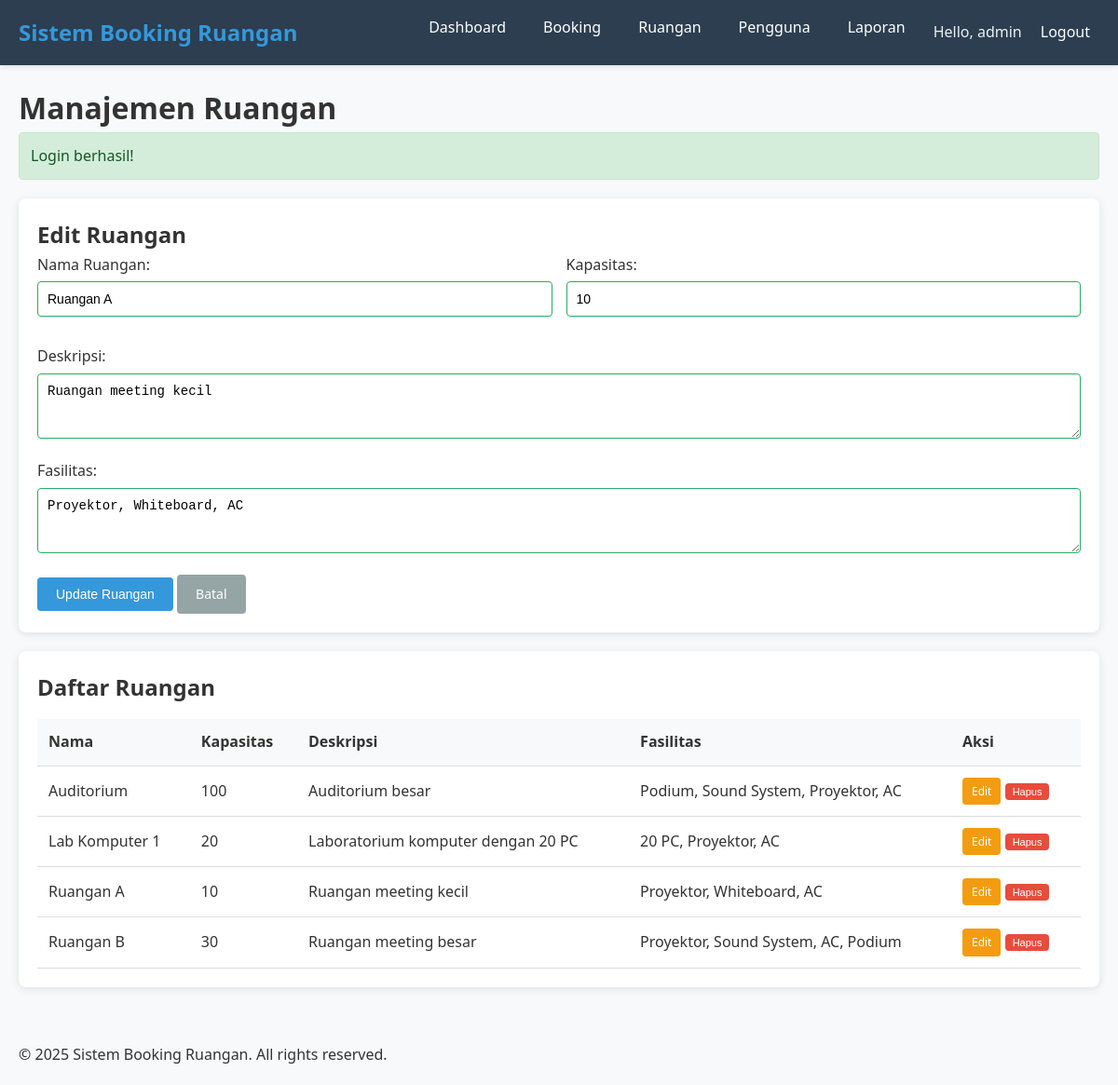
Screenshot of /rooms.php?action=edit&id=1 (signed in) with the database file from the repository.
### tables this page shows
CREATE TABLE rooms (
    id INT AUTO_INCREMENT PRIMARY KEY,
    name VARCHAR(100) NOT NULL,
    description TEXT,
    capacity INT NOT NULL,
    facilities TEXT,
    created_at TIMESTAMP DEFAULT CURRENT_TIMESTAMP,
    updated_at TIMESTAMP DEFAULT CURRENT_TIMESTAMP ON UPDATE CURRENT_TIMESTAMP
);

### models/Room.php (called while the page is built, shortened)
<?php
class Room {
    private $conn;
    private $table_name = "rooms";
    public $id;
    public function __construct($db) {
        $this->conn = $db;
    }
    public function read() {
        $query = "SELECT * FROM " . $this->table_name . " ORDER BY name";
        $stmt = $this->conn->prepare($query);
        $stmt->execute();
        return $stmt;
    }
    public function getById() {
        $query = "SELECT * FROM " . $this->table_name . " WHERE id = ? LIMIT 0,1";
        $stmt = $this->conn->prepare($query);
        $stmt->bindParam(1, $this->id);
        $stmt->execute();
        $row = $stmt->fetch(PDO::FETCH_ASSOC);
        if ($row) {
            $this->id = $row['id'];
            $this->name = $row['name'];
            $this->description = $row['description'];
            $this->capacity = $row['capacity'];
            $this->facilities = $row['facilities'];
            return true;
        }
        return false;
    }
}
?>

### includes/functions.php (called while the page is built, shortened)
<?php
function e($string) {
    return htmlspecialchars($string, ENT_QUOTES, 'UTF-8');
}
?>

### rooms.php (the view, shortened to what this page needs)
<?php
include_once 'includes/functions.php';
include_once 'models/Room.php';
$database = new Database();
$db = $database->getConnection();
$room = new Room($db);
$action = isset($_GET['action']) ? $_GET['action'] : '';
$id = isset($_GET['id']) ? $_GET['id'] : '';
$edit_room = null;
if ($action == 'edit' && $id) {
    $room->id = $id;
    if ($room->getById()) {
        $edit_room = [
            'id' => $room->id,
            'name' => $room->name,
            'description' => $room->description,
            'capacity' => $room->capacity,
            'facilities' => $room->facilities
        ];
    } else {
        $_SESSION['flash_error'] = "Ruangan tidak ditemukan.";
        header("Location: rooms.php");
        exit();
    }
}
$rooms = $room->read();
include 'views/header.php';
?>
<div class="container">
    <h1>Manajemen Ruangan</h1>
    <?php include 'views/flash_messages.php'; ?>
    <div class="card">
        <h2><?php echo $edit_room ? 'Edit Ruangan' : 'Tambah Ruangan Baru'; ?></h2>
        <form method="post" id="roomForm">
            <div class="form-row">
                <div class="form-group">
                    <label for="name">Nama Ruangan:</label>
                    <input type="text" id="name" name="name"
                           value="<?php echo $edit_room ? e($edit_room['name']) : ''; ?>" required
                           maxlength="100">
                </div>
                <div class="form-group">
                    <label for="capacity">Kapasitas:</label>
                    <input type="number" id="capacity" name="capacity"
                           value="<?php echo $edit_room ? e($edit_room['capacity']) : ''; ?>" required
                           min="1" max="1000">
                </div>
            </div>
            <div class="form-group">
                <label for="description">Deskripsi:</label>
                <textarea id="description" name="description" rows="3"
                          placeholder="Deskripsi ruangan..."><?php echo $edit_room ? e($edit_room['description']) : ''; ?></textarea>
            </div>
            <div class="form-group">
                <label for="facilities">Fasilitas:</label>
                <textarea id="facilities" name="facilities" rows="3"
                          placeholder="Fasilitas yang tersedia (pisahkan dengan koma)"><?php echo $edit_room ? e($edit_room['facilities']) : ''; ?></textarea>
            </div>
            <button type="submit" class="btn-primary">
                <?php echo $edit_room ? 'Update Ruangan' : 'Tambah Ruangan'; ?>
            </button>
            <?php if ($edit_room): ?>
            <a href="rooms.php" class="btn-secondary">Batal</a>
            <?php endif; ?>
        </form>
    </div>
    <div class="card">
        <h2>Daftar Ruangan</h2>
        <?php if ($rooms->rowCount() > 0): ?>
        <div class="table-responsive">
            <table>
                <thead>
                    <tr>
                        <th>Nama</th>
                        <th>Kapasitas</th>
                        <th>Deskripsi</th>
                        <th>Fasilitas</th>
                        <th>Aksi</th>
                    </tr>
                </thead>
                <tbody>
                    <?php while ($room_row = $rooms->fetch(PDO::FETCH_ASSOC)): ?>
                    <tr>
                        <td><?php echo e($room_row['name']); ?></td>
                        <td><?php echo e($room_row['capacity']); ?></td>
                        <td><?php echo e($room_row['description']); ?></td>
                        <td><?php echo e($room_row['facilities']); ?></td>
                        <td>
                            <a href="rooms.php?action=edit&id=<?php echo e($room_row['id']); ?>"
                               class="btn-warning btn-sm">Edit</a>
                            <form method="post" class="inline-form"
                                  onsubmit="return confirm('Apakah Anda yakin ingin menghapus ruangan ini?');">
                                <button type="submit" class="btn-danger btn-sm">Hapus</button>
                            </form>
                        </td>
                    </tr>
                    <?php endwhile; ?>
                </tbody>
            </table>
        </div>
        <?php else: ?>
        <p>Belum ada ruangan yang terdaftar.</p>
        <?php endif; ?>
    </div>
</div>
<?php include 'views/footer.php'; ?>

### assets/css/style.css (style rules this page uses)
* { margin: 0; padding: 0; box-sizing: border-box; }
body { font-family: 'Segoe UI', Tahoma, Geneva, Verdana, sans-serif; line-height: 1.6; color: #333; background-color: #f8f9fa; }
.container { max-width: 1200px; margin: 0 auto; padding: 20px; }
.card { background: white; border-radius: 8px; padding: 20px; margin-bottom: 20px; box-shadow: 0 2px 10px rgba(0,0,0,0.1); }
.form-group { margin-bottom: 15px; }
.form-row { display: flex; gap: 15px; margin-bottom: 15px; }
.form-row .form-group { flex: 1; }
label { display: block; margin-bottom: 5px; font-weight: 500; }
input, select, textarea { width: 100%; padding: 10px; border: 1px solid #ddd; border-radius: 4px; font-size: 14px; }
.btn-primary { background: #3498db; color: white; padding: 10px 20px; border: none; border-radius: 4px; cursor: pointer; font-size: 14px; transition: background-color 0.3s; }
.btn-danger { background: #e74c3c; color: white; padding: 5px 10px; border: none; border-radius: 4px; cursor: pointer; font-size: 12px; }
.btn-sm { padding: 3px 8px; font-size: 11px; }
.table-responsive { overflow-x: auto; }
table { width: 100%; border-collapse: collapse; margin-top: 15px; }
th, td { padding: 12px; text-align: left; border-bottom: 1px solid #ddd; }
th { background-color: #f8f9fa; font-weight: 600; }
.inline-form { display: inline-block; margin-right: 5px; }
.btn-secondary { background: #95a5a6; color: white; padding: 10px 20px; border: none; border-radius: 4px; cursor: pointer; font-size: 14px; text-decoration: none; display: inline-block; text-align: center; }
.btn-warning { background: #f39c12; color: white; padding: 5px 10px; border: none; border-radius: 4px; cursor: pointer; font-size: 12px; text-decoration: none; display: inline-block; }
input:valid, select:valid, textarea:valid { border-color: #27ae60; }
.table-responsive { position: relative; }
a { color: #3498db; text-decoration: none; }

### rows the page displays
rooms: name "Ruangan A", capacity "10", description "Ruangan meeting kecil", facilities "Proyektor, Whiteboard, AC"
rooms: name "Auditorium", capacity "100", description "Auditorium besar", facilities "Podium, Sound System, Proyektor, AC"
rooms: name "Lab Komputer 1", capacity "20", description "Laboratorium komputer dengan 20 PC", facilities "20 PC, Proyektor, AC"
rooms: name "Ruangan B", capacity "30", description "Ruangan meeting besar", facilities "Proyektor, Sound System, AC, Podium"

### other values shown
APP_NAME "Sistem Booking Ruangan"
$_SESSION['username'] "admin"
$_SESSION['flash_success'] "Login berhasil!"
